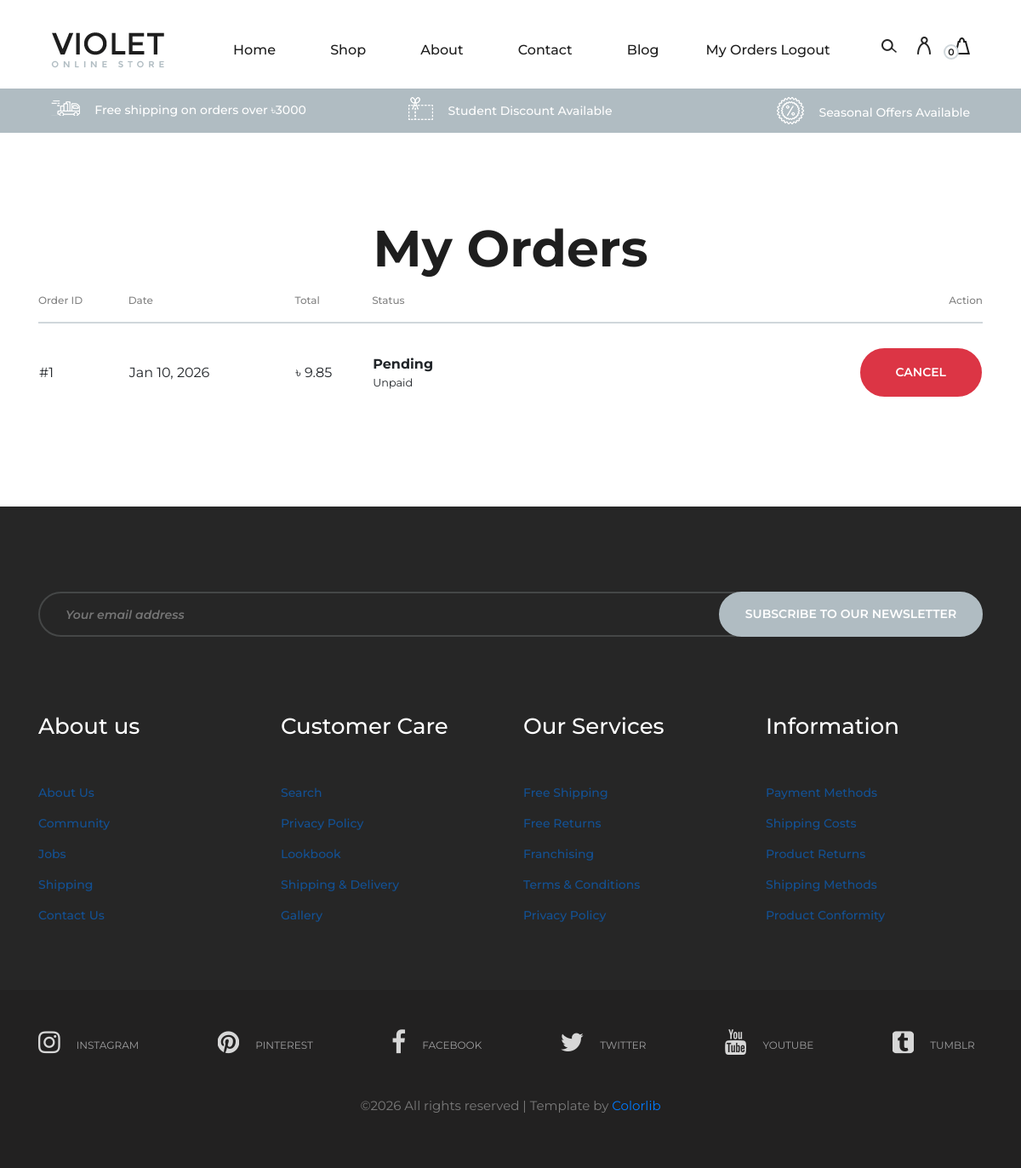
The app's page /orders/ (signed in) with its own data.
### product/models.py (models this page shows, shortened)
class Cart(models.Model):
    user = models.ForeignKey(
        settings.AUTH_USER_MODEL,
        related_name="carts",
        on_delete=models.CASCADE,
        null=True,
        blank=True
    )
    created_at = models.DateTimeField(auto_now_add=True)
    class Meta:
        ordering = ["-id"]

class Order(models.Model):
    STATUS_CHOICES = (
        ("pending", "Pending"),
        ("processing", "Processing"),
        ("shipped", "Shipped"),
        ("completed", "Completed"),
        ("cancelled", "Cancelled"),
    )
    user = models.ForeignKey(
        settings.AUTH_USER_MODEL,
        on_delete=models.CASCADE
    )
    first_name = models.CharField(max_length=100)
    last_name = models.CharField(max_length=100)
    email = models.EmailField()
    phone = models.CharField(max_length=20)
    address = models.TextField()
    total_amount = models.DecimalField(max_digits=10, decimal_places=2)
    payment_method = models.CharField(
        max_length=20,
        choices=[("cod", "Cash on Delivery"), ("card", "Card"), ("bkash", "Bkash")],
        default="cod"
    )
    status = models.CharField(
        max_length=20,
        choices=STATUS_CHOICES,
        default="pending",
        db_index=True
    )
    is_paid = models.BooleanField(default=False)
    created_at = models.DateTimeField(auto_now_add=True)
    class Meta:
        ordering = ["-created_at"]
        indexes = [
            models.Index(fields=["status"]),
            models.Index(fields=["created_at"]),
        ]

### product/views.py (the view)
# urls.py: path("orders/", MyOrdersView.as_view(), name="orders"),
class MyOrdersView(LoginRequiredMixin, ListView):
    model = Order
    template_name = "order/orders.html"
    context_object_name = "orders"
    login_url = "login"
    def get_queryset(self):
        return Order.objects.filter(user=self.request.user).order_by("-created_at")

### product/context_processors.py (called while the page is built)
def cart_context(request):
    if request.user.is_authenticated:
        cart = Cart.objects.filter(user=request.user).first()
        return {"cart": cart}
    return {"cart": None}

### product/templates/order/orders.html (shortened to what this page needs)
{% extends "base.html" %}
{% block content %}
<section class="checkout-section spad">
    <div class="container">
        <div class="section-title text-center">
            <h2>My Orders</h2>
        </div>
        {% if orders %}
            <div class="cart-table">
                <table>
                    <thead>
                        <tr>
                            <th>Order ID</th>
                            <th>Date</th>
                            <th>Total</th>
                            <th>Status</th>
                            <th class="text-right">Action</th>
                        </tr>
                    </thead>
                    <tbody>
                        {% for order in orders %}
                        <tr>
                            <td>#{{ order.id }}</td>
                            <td>{{ order.created_at|date:"M d, Y" }}</td>
                            <td>৳ {{ order.total_amount|floatformat:2 }}</td>
                            <td>
                                <strong>{{ order.get_status_display }}</strong>
                                {% if order.is_paid %}
                                    <small class="d-block">Paid</small>
                                {% else %}
                                    <small class="d-block">Unpaid</small>
                                {% endif %}
                            </td>
                            <td class="text-right">
                                <a href="{% url 'product:order_detail' order.id %}" class="primary-btn">
                                </a>
                                {% if order.status == "pending" %}
                                    <a href="{% url 'product:cancel_order' order.id %}"
                                       class="primary-btn"
                                       style="background:#dc3545; border-color:#dc3545; margin-left:8px;">
                                        Cancel
                                    </a>
                                {% endif %}
                            </td>
                        </tr>
                        {% endfor %}
                    </tbody>
                </table>
            </div>
        {% else %}
            <div class="text-center">
                <p>You have no orders yet.</p>
                <a href="{% url 'product:home' %}" class="primary-btn">Shop Now</a>
            </div>
        {% endif %}
    </div>
</section>
{% endblock content %}

### product/templates/header.html (shortened to what this page needs)
{% load static %}
<header class="header-section">
    <div class="container-fluid">
        <div class="inner-header">
            <div class="logo">
                <a href="{% url 'product:home' %}">
                    <img src="{% static 'img/logo.png' %}" alt="Sharar Store">
                </a>
            </div>
            <div class="header-right">
                <img src="{% static 'img/icons/search.png' %}" alt="Search" class="search-trigger">
                {% if user.is_authenticated %}
                    <img src="{% static 'img/icons/man.png' %}" alt="User">
                {% endif %}
                <a href="{% url 'product:cart' %}">
                    <img src="{% static 'img/icons/bag.png' %}" alt="Cart">
                    <span>
                        {% if cart %}
                            {{ cart.items.count }}
                        {% else %}
                            0
                        {% endif %}
                    </span>
                </a>
            </div>
            <div class="user-access">
                {% if user.is_authenticated %}
                    <a href="{% url 'product:orders' %}">My Orders</a>
                    <a href="{% url 'logout' %}">Logout</a>
                {% else %}
                    <a href="{% url 'registration' %}">Register</a>
                    <a href="{% url 'login' %}" class="in">Sign in</a>
                {% endif %}
            </div>
            <nav class="main-menu mobile-menu">
                <ul>
                    <li class="{% if request.path == '/' %}active{% endif %}">
                        <a href="{% url 'product:home' %}">Home</a>
                    </li>
                    <li>
                        <a href="#">Shop</a>
                    </li>
                    <li><a href="{% url 'about' %}">About</a></li>
                    <li><a href="{% url 'contact' %}">Contact</a></li>
                    <li><a href="#">Blog</a></li>
                </ul>
            </nav>
        </div>
    </div>
</header>
<div class="header-info">
    <div class="container-fluid">
        <div class="row">
            <div class="col-md-4">
                <div class="header-item">
                    <img src="{% static 'img/icons/delivery.png' %}" alt="">
                    <p>Free shipping on orders over ৳3000</p>
                </div>
            </div>
            <div class="col-md-4 text-left text-lg-center">
                <div class="header-item">
                    <img src="{% static 'img/icons/voucher.png' %}" alt="">
                    <p>Student Discount Available</p>
                </div>
            </div>
            <div class="col-md-4 text-left text-xl-right">
                <div class="header-item">
                    <img src="{% static 'img/icons/sales.png' %}" alt="">
                    <p>Seasonal Offers Available</p>
                </div>
            </div>
        </div>
    </div>
</div>

### product/static/css/style.css (style rules this page uses)
html, body { height: 100%; font-family: "Montserrat", sans-serif; -webkit-font-smoothing: antialiased; font-smoothing: antialiased; background: none; }
h1, h2, h3, h4, h5, h6 { margin: 0; color: #111111; font-weight: 500; font-family: "Montserrat", sans-serif; }
h2 { font-size: 36px; }
p { font-size: 15px; color: #7b7b7b; font-weight: 400; line-height: 1.6; font-family: "Montserrat", sans-serif; margin: 0 0 15px 0; }
img { max-width: 100%; }
ul, ol { padding: 0; margin: 0; }
.section-title h2 { color: #1e1e1e; font-size: 60px; font-weight: 700; }
.spad { padding-top: 100px; padding-bottom: 100px; }
.primary-btn { color: #fff; display: inline-block; font-size: 14px; font-weight: 600; padding: 16px 40px; border: 2px solid #fff; border-radius: 50px; text-transform: uppercase; }
.header-section { height: 104px; padding-top: 38px; padding-bottom: 24px; padding-left: 45px; padding-right: 45px; }
.inner-header .logo { float: left; }
.inner-header .header-right { float: right; line-height: 30px; }
.inner-header .header-right img { display: inline-block; margin-right: 20px; cursor: pointer; }
.inner-header .header-right a { display: inline-block; position: relative; }
.inner-header .header-right a img { margin-right: 0; margin-left: 4px; }
.inner-header .header-right a span { font-size: 11px; color: #1e1e1e; width: 18px; height: 18px; border: 2px solid #D0D7DB; background: #fff; display: inline-block; line-height: 15px; text-align: center; border-radius: 50%; font-weight: 600; position: absolute; left: -9px; top: 14px; }
.inner-header .user-access { float: right; margin-right: 100px; }
.inner-header .user-access a { color: #1e1e1e; font-size: 16px; display: inline-block; font-weight: 500; position: relative; line-height: 42px; }
.inner-header .main-menu { float: right; margin-right: 150px; }
.inner-header .main-menu ul li { display: inline-block; margin-left: 60px; position: relative; }
.inner-header .main-menu ul li a { color: #1e1e1e; font-size: 16px; display: inline-block; font-weight: 500; position: relative; line-height: 42px; }
.inner-header .main-menu ul li a:after { position: absolute; left: 0; bottom: 7px; width: 100%; height: 2px; background: #1e1e1e; content: ""; opacity: 0; -webkit-transform: all 0.3s; -webkit-transition: all 0.3s; transition: all 0.3s; }
.header-info { background: #B0BCC2; overflow: hidden; padding: 10px 45px; }
.header-info .header-item { overflow: hidden; }
.header-info .header-item img { display: inline-block; margin-right: 13px; }
.header-info .header-item p { display: inline-block; line-height: 1; font-size: 14px; color: #fff; font-weight: 500; margin-bottom: 0; position: relative; top: 3px; }
.cart-table { margin-bottom: 28px; }
.cart-table table { width: 100%; }
.cart-table table thead { border-bottom: 2px solid #D0D7DB; }
.cart-table table thead tr th { color: #838383; font-size: 12px; font-weight: 500; padding: 16px 0; }
.cart-table table tbody td { margin-top: 29px; padding-top: 29px; }
@media only screen and (min-width: 1200px) and (max-width: 1340px) { .inner-header .user-access { margin-right: 60px; } }
@media only screen and (min-width: 1200px) and (max-width: 1340px) { .inner-header .main-menu { margin-right: 55px; } }

### records on screen
Cart: items.count "0"
Order: id "1", created_at "Jan 10, 2026", total_amount "9.85", status "Pending", is_paid "Unpaid", shows "CANCEL"
